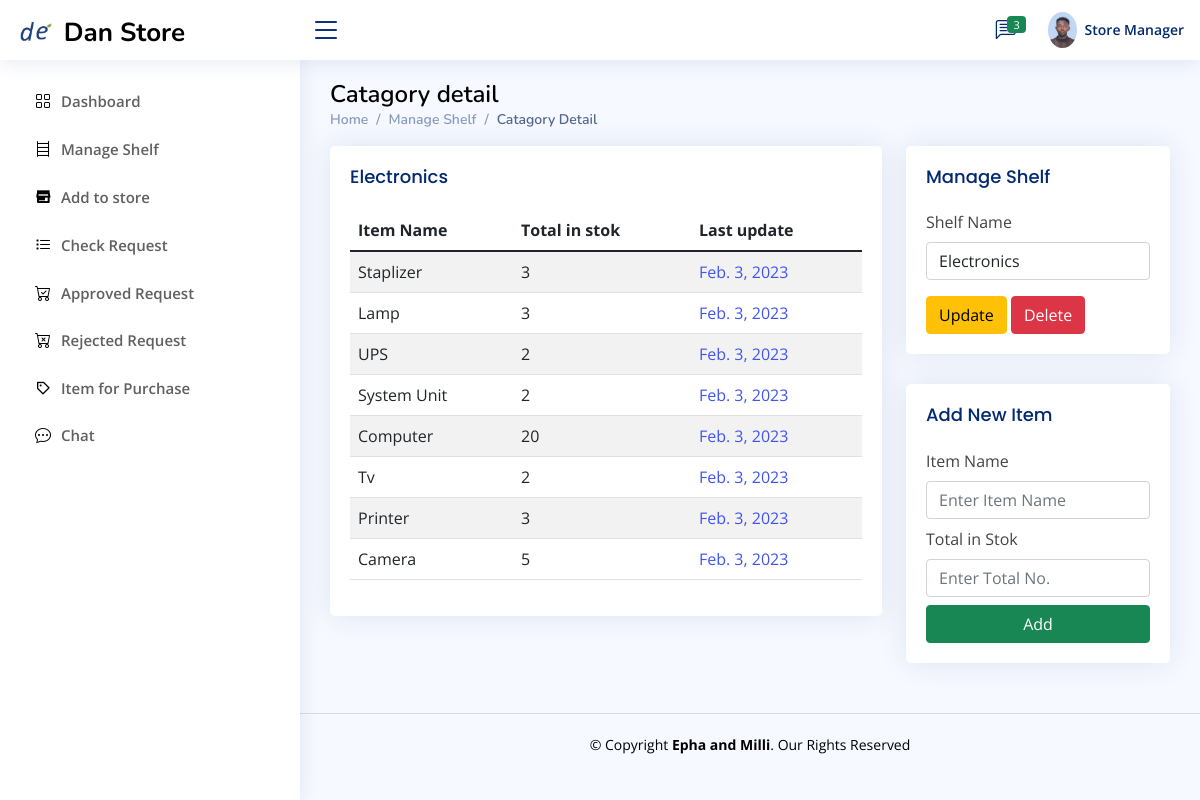
The app's page /Store_Manager/catagory_detail/92 (signed in), older data.
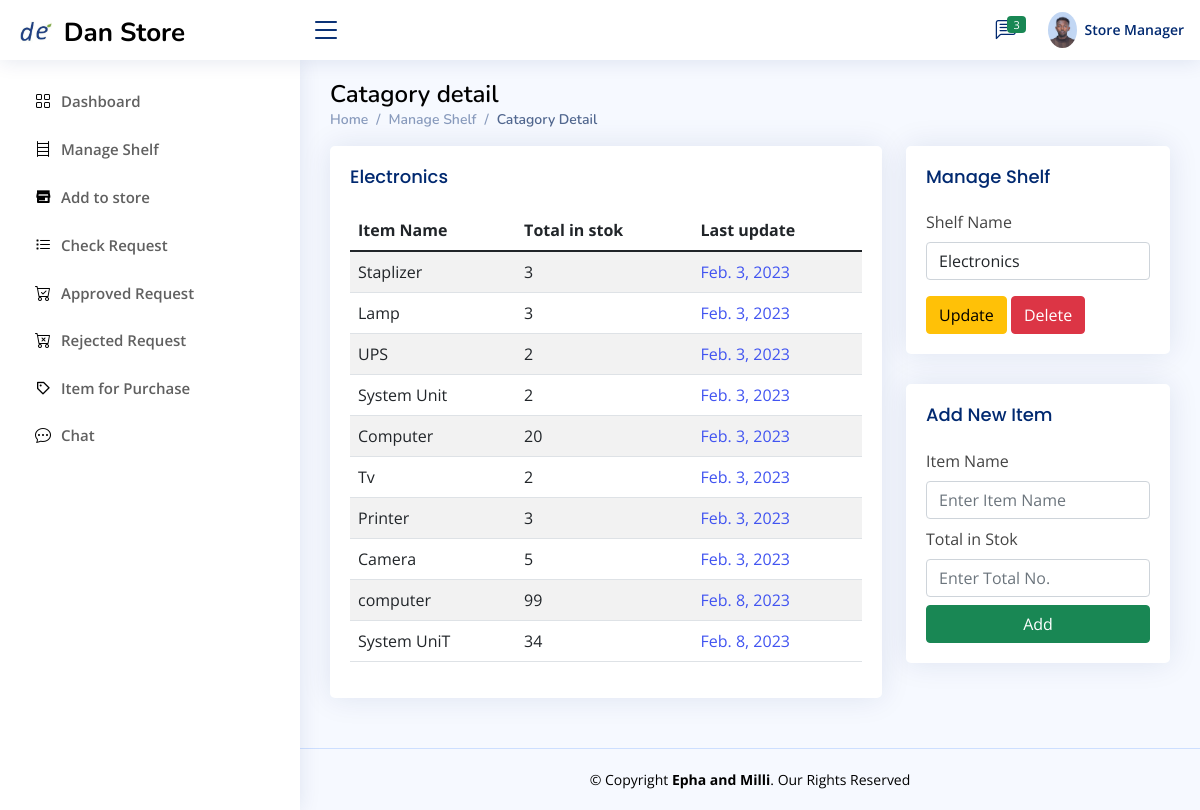
The same page, newer data.
### Store_manager/models.py (models this page shows, shortened)
class Item(models.Model):
    action_choice=(
        ('New_Add','New_Add'),
        ('Removed','Removed'),
    )
    Add_Reason=(
        ('Returned Material','Returned Material'),
        ('Gift','Gift'),
        ('Purchased','Purchased'),
        ('Other','Other'),
    )
    store=models.ForeignKey(allStore,null=True, on_delete=models.CASCADE)
    Catagory =models.ForeignKey(Catagory,null=True, on_delete=models.CASCADE)
    Order_Id =models.CharField(max_length=200,null=True,blank=True)
    item_name=models.CharField(max_length=200,null=True,blank=True)
    vender=models.CharField(max_length=200,null=True,blank=True)
    serial_No=models.CharField(max_length=200,null=True,blank=True)
    Reason=models.CharField(max_length=200,blank=True,null=True,choices=Add_Reason)
    Action=models.CharField(max_length=200,null=True,choices=action_choice)
    Approved=models.CharField(max_length=200,blank=True,null=True)
    created_date=models.DateField(auto_now_add=True,null=True)
    unit=models.CharField(max_length=200,null=True,blank=True)
    total_item_in_Stok = models.CharField(max_length=200, null=True, blank=True, default="0")
    add_by=models.CharField(max_length=200,null=True,blank=True)
    return_by=models.CharField(max_length=200,null=True,blank=True)
    last_update=models.DateField(auto_now_add=True,null=True)

### Store_manager/views.py (the view)
# urls.py: path('catagory_detail/<int:id>',views.catagory_detail,name="catagory-detail"),
def catagory_detail(request,id):
    try:
        if request.user.groups.all()[0].name == 'Store_Manager':
            user_id=(request.user.id)
            user=User.objects.get(id=user_id)
            re_emp=employ.objects.get(user=user)
            catagory = Catagory.objects.get(pk=id)
            context={
                'catagory':catagory,
                're_emp':re_emp,
            }
            if request.method == 'POST':
                new_catagory = request.POST.get('catagory')
                catagory.Catagory_Name=new_catagory
                catagory.save()
                if catagory:
                    messages.success(request,"You have update Category Name successfully.")
            return render(request,'Store_manager/Catagory/catagory_detail.html',context)
        messages.error(request, 'Permission denied ')
        return redirect('log-out')
    except IndexError as e:
        messages.error(request, 'Login Before ')
        return redirect('log-out')

### Templates/Store_manager/Catagory/catagory_detail.html (shortened to what this page needs)
{% extends 'Store_manager/S_base.html'  %}
{% block store %}
<main id="main" class="main">
    <div class="pagetitle">
      <h1 style="color: black">Catagory detail</h1>
      <nav>
        <ol class="breadcrumb">
          <li class="breadcrumb-item"><a href="{% url 'store-dashboard' %}">Home</a></li>
          <li class="breadcrumb-item ">Manage Shelf</li>
          <li class="breadcrumb-item active">Catagory Detail</li>
        </ol>
      </nav>
    </div>
    <section class="section">
        <div class="row">
            <div class="col-lg-8">
                <div class="card">
                  <div class="card-body">
                    <h5 class="card-title">{{catagory.Catagory_Name}}</h5>
                    <table class="table table-striped">
                      <thead>
                        <tr>
                          <th scope="col">Item Name</th>
                          <th scope="col">Total in stok</th>
                          <th scope="col">Last update</th>
                        </tr>
                      </thead>
                      <tbody>
                        {% for item in catagory.item_set.all %}
                        <tr>
                          <td>{{item.item_name}}</td>
                          <td>{{item.total_item_in_Stok}}</td>
                          <td><a href="{% url 'item_detail' item.id %}">{{item.last_update}}</a></td>
                        </tr>
                        {% endfor %}
                      </tbody>
                    </table>
                  </div>
                </div>
              </div>
              <div class="col-lg-4">
                <div class="card">
                  <div class="card-body">
                    <h5 class="card-title">Manage Shelf</h5>
                    <form class="row g-3" method="POST">
                      <div class="col-12">
                        <label for="inputNanme4" class="form-label">Shelf Name</label>
                        <input type="text" class="form-control"  name="catagory" placeholder="Enter Catagory" value="{{catagory.Catagory_Name}}" required>
                        </div>
                      <div >
                        <button type="submit" class="btn btn-warning "> Update </button>
                        <button type="button" class="btn btn-danger " data-bs-toggle="modal" data-bs-target="#verticalycentered">
                          Delete
                        </button>
                      </div>
                    </form>
                  </div>
                </div>
                <div class="card">
                  <div class="card-body">
                    <h5 class="card-title">Add New Item</h5>
                    <form action="{% url 'add-item' catagory.id %}" method="POST">
                      <div class="col-12">
                        <label for="inputNanme4" class="form-label">Item Name</label>
                        <input type="text" class="form-control"  name="itemname" placeholder="Enter Item Name" required>
                        </div>
                        <div class="col-12 pt-2">
                          <label for="inputNanme4" class="form-label">Total in Stok</label>
                          <input type="text" class="form-control"  name="total" placeholder="Enter Total No. " required>
                        </div>
                      <div class="text-center d-grid pt-2" >
                        <button type="submit" class="btn btn-success">Add</button>
                      </div>
                    </form>
                  </div>
                </div>
            </div>
         </div>
    </section>
  </main>
{% endblock %}

Row changes from the older to the newer data that the page shows:
added Item: item_name "computer", total_item_in_Stok "99", last_update "Feb. 8, 2023"
added Item: item_name "System UniT", total_item_in_Stok "34", last_update "Feb. 8, 2023"
